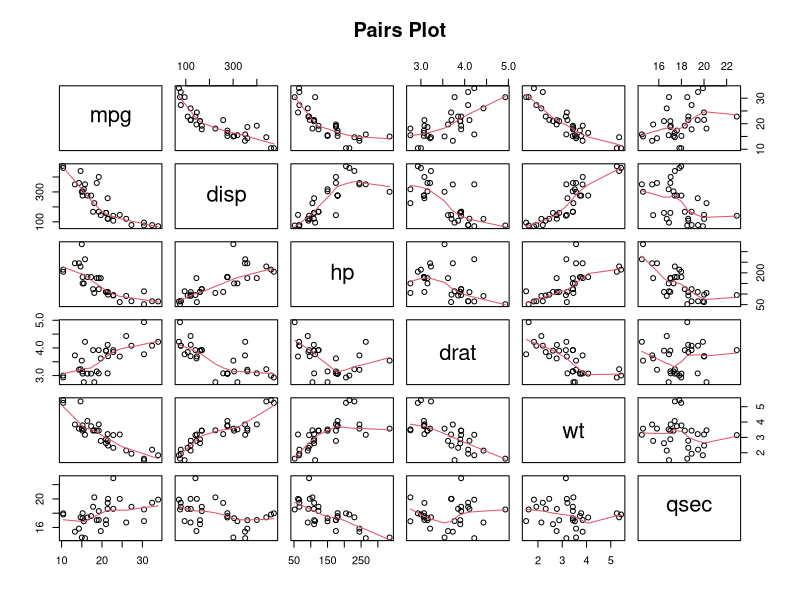
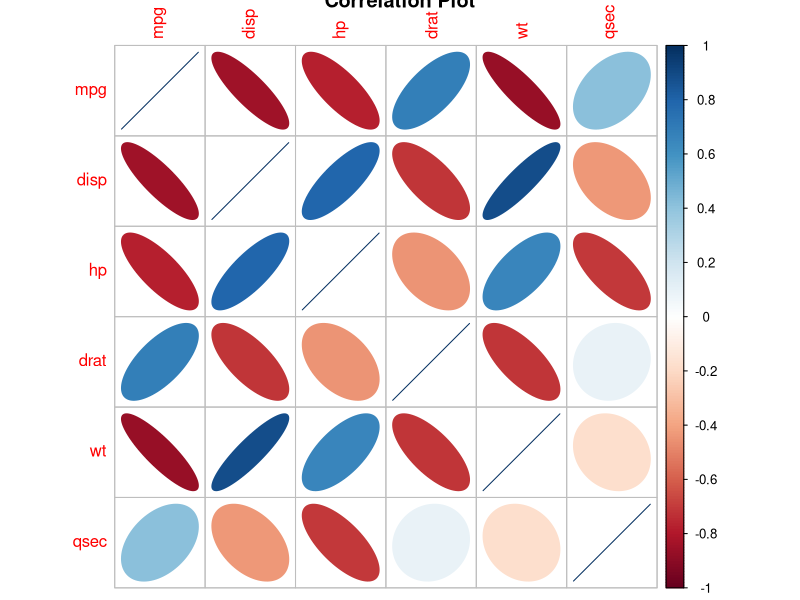

The R source for these figures, in order:
# Load the required packages
if (!requireNamespace("corrplot", quietly = TRUE)) {
  install.packages("corrplot")
}
if (!requireNamespace("RColorBrewer", quietly = TRUE)) {
  install.packages("RColorBrewer")
}
library(corrplot)
library(RColorBrewer)

# Load the mtcars dataset
data(mtcars)

# Calculate correlations
M <- cor(mtcars[, c(1, 3, 4, 5, 6, 7)])
cat("Columns taken for analysis:")
cat(colnames(M))

cat("Karl Pearson's Correlation Coefficients:")
cat(round(M, 2))

# Pair Plot
pairs(mtcars[, c(1, 3, 4, 5, 6, 7)], panel = panel.smooth, main = "Pairs Plot")

# Correlation Plot
corrplot(M, title = 'Correlation Plot', method = 'ellipse')